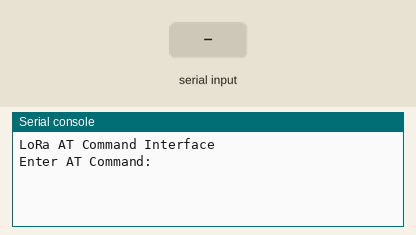
Simulated run of this program. Board: MicroPython board. Parts: the last lines printed to the serial console. The test bench sets the inputs (shaded band).

Above: at 1.2 s.
1.3 s: "1" typed at the serial console, then Enter
At 1.7 s:
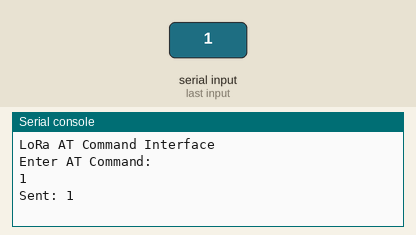
2.8 s: "0" typed at the serial console, then Enter
At 4.3 s:
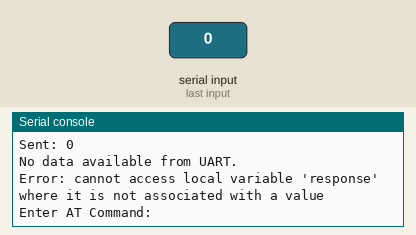

The program:

lora_at.py
```python
from machine import UART, Pin
import time

# Initialize UART0 (TX=GPIO0, RX=GPIO1) with 115200 baud rate
uart = UART(0, baudrate=115200, tx=Pin(0), rx=Pin(1))

wait_time = 0.5

def send_command(command: str) -> str:
    """Send an AT command and handle the response."""
    uart.write(command + "\r\n")  # Send the AT command, \r\n is required by AT commands
    print(f"Sent: {command}")

    time.sleep(wait_time)  # Wait for the response

    if uart.any():  # Check if there's data in the UART buffer
        response = uart.readline()  # Read the data from the buffer
    else:
        print("No data available from UART.")

    return response

# Main loop
print("LoRa AT Command Interface")
while True:
    try:
        user_input = input("Enter AT Command: ").strip()

        if not user_input:
            print("Command cannot be empty.")
            continue

        result = send_command(user_input)
        if result:  # Make sure response is not None
            print(f"Response: {result.decode('utf-8').strip()}") # decode and strip take away junk around the message
        else:
            print("No response received.")
    except KeyboardInterrupt:
        print("\nExiting...")
        break
    except Exception as e:
        print(f"Error: {e}")
```

Measured:
- after the input at 1.3 s, the serial console: prints a new line at once (image 1)
- after the input at 2.8 s, the serial console: prints a new line at once (image 2)
